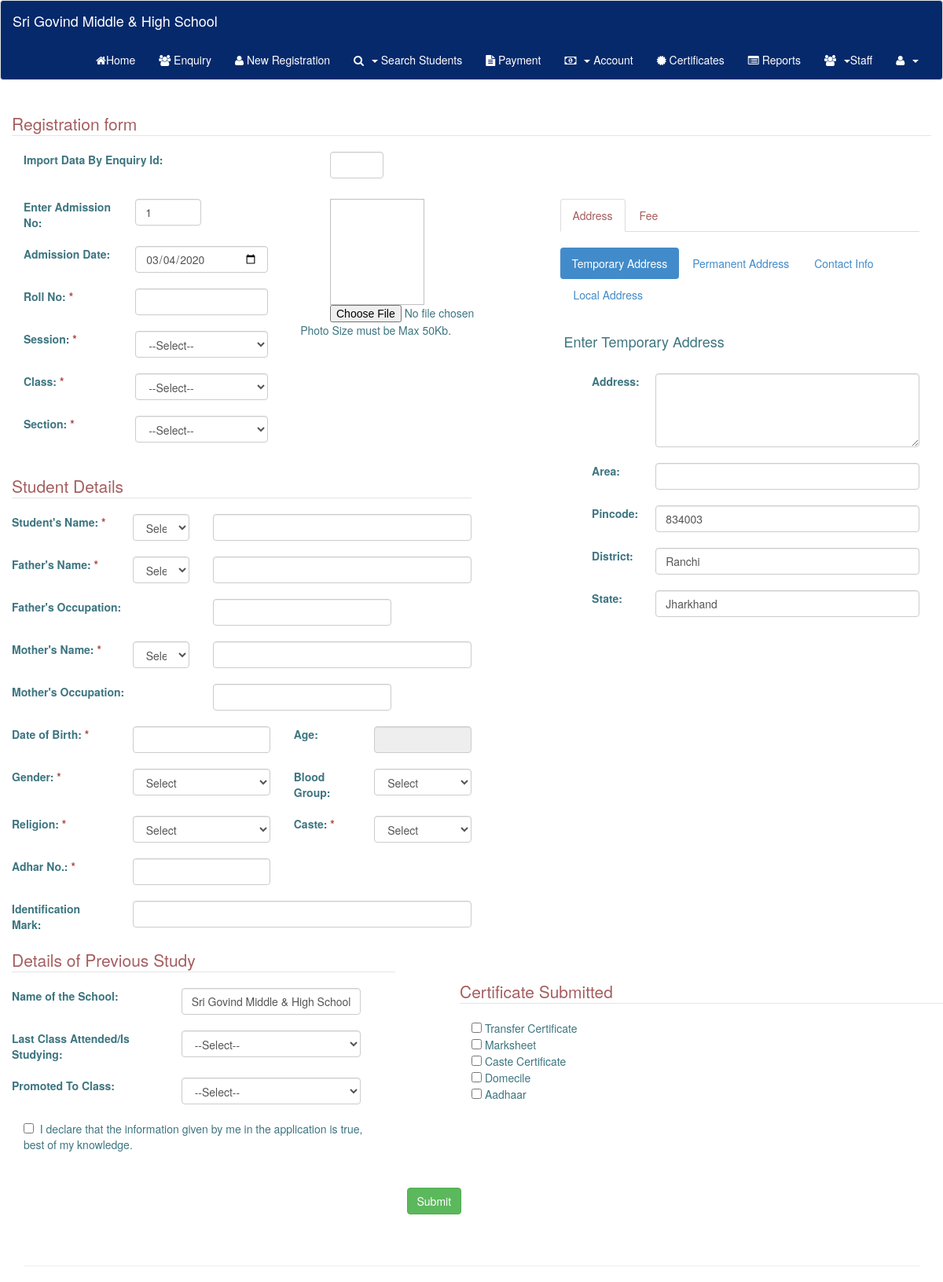
Page /admission.php (signed in) on the earlier database version.
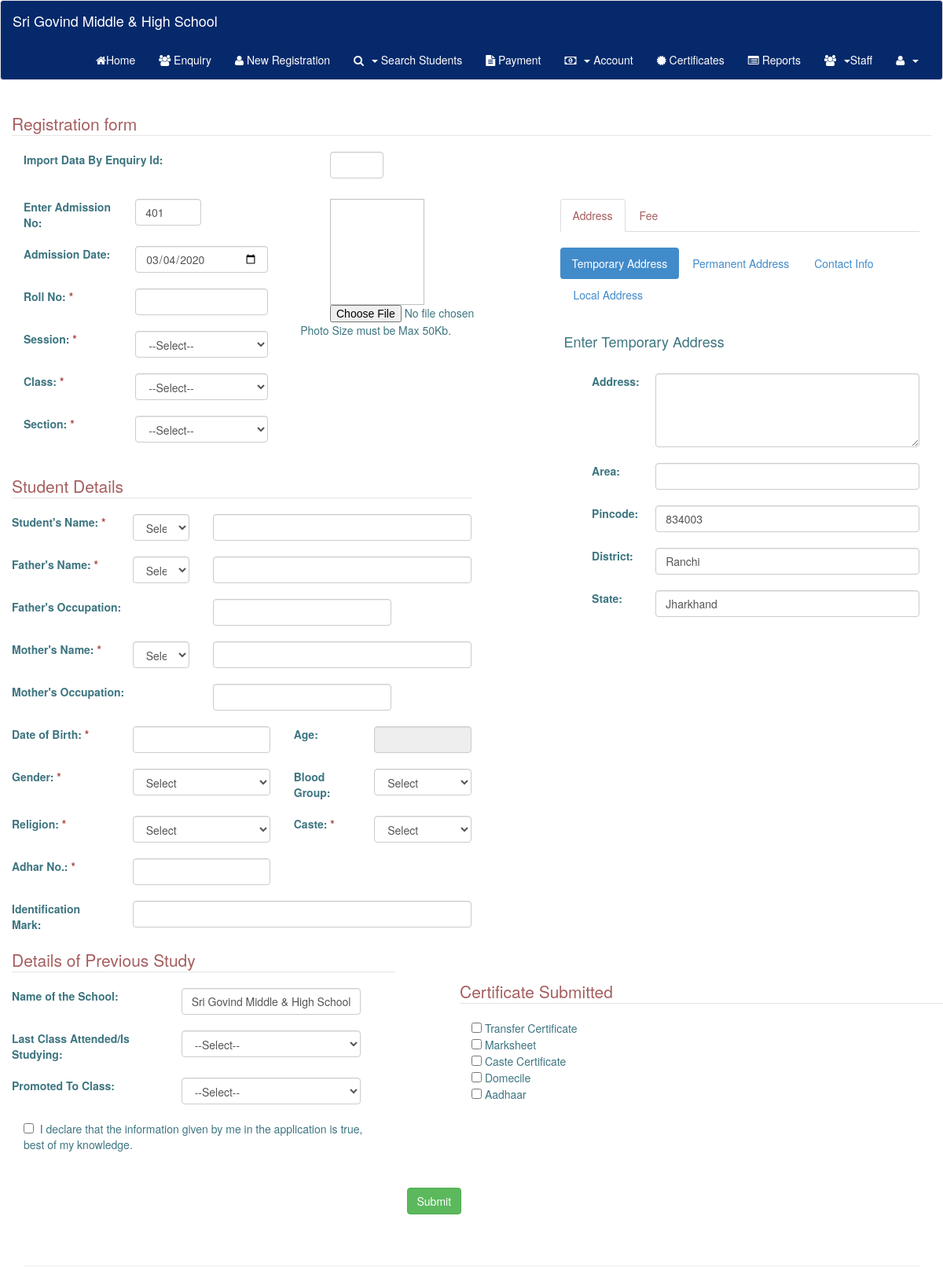
Same page on the later database version.
### tables this page shows
CREATE TABLE `new_registration` (
  `admission_no` int(11) NOT NULL,
  `admission_date` varchar(255) NOT NULL,
  `roll_no` varchar(255) NOT NULL,
  `session` varchar(255) NOT NULL,
  `class` varchar(255) NOT NULL,
  `section` varchar(255) NOT NULL,
  `name` varchar(255) NOT NULL,
  `father_name` varchar(255) NOT NULL,
  `father_occup` varchar(255) NOT NULL,
  `mother_name` varchar(255) NOT NULL,
  `mother_occup` varchar(255) NOT NULL,
  `dob` date NOT NULL,
  `age` varchar(255) NOT NULL,
  `gender` varchar(255) NOT NULL,
  `blood_group` varchar(255) NOT NULL,
  `religion` varchar(255) NOT NULL,
  `caste` varchar(255) NOT NULL,
  `adhar_no` varchar(50) NOT NULL,
  `identification` varchar(255) NOT NULL,
  `previous_school` varchar(255) NOT NULL,
  `previous_class` varchar(255) NOT NULL,
  `promoted` varchar(255) NOT NULL,
  `transfer_certificate` varchar(255) NOT NULL,
  `marksheet` varchar(255) NOT NULL,
  `caste_certificate` varchar(255) NOT NULL,
  `domecile` varchar(255) NOT NULL,
  `photo` varchar(255) NOT NULL
);

### admission.php (the view, shortened to what the changed rows need)
<?php
  include('dbconnection.php');
  $select="select admission_no from new_registration order by admission_no desc limit 1 ";
  $rs=mysqli_query($link,$select);
  $array=mysqli_fetch_array($rs);
	$admission_no=$array['admission_no']+1;
 ?>
<!DOCTYPE html PUBLIC "-//W3C//DTD XHTML 1.0 Transitional//EN" "http://www.w3.org/TR/xhtml1/DTD/xhtml1-transitional.dtd">
<html xmlns="http://www.w3.org/1999/xhtml">
<head>
<link href="bootstrap/css/bootstrap.min.css" rel="stylesheet"/>
<link href="bootstrap/font-awesome-4.6.3/css/font-awesome.min.css" rel="stylesheet"/>
<link href="bootstrap/css/bootstrap.css" rel="stylesheet" media="screen" />
<link class="jsbin" href="http://ajax.googleapis.com/ajax/libs/jqueryui/1/themes/base/jquery-ui.css" rel="stylesheet" type="text/css" />
<link href="bootstrap/css/jquery.datepick.css" rel="stylesheet">
<link href="http://ajax.googleapis.com/ajax/libs/jqueryui/1.10.4/themes/smoothness/jquery-ui.css" rel="stylesheet"/>
</head>
<body>
   <div class="container" style=" color:#3D7580;">
     <div class="row">
                                <br /><br /><br />
     	<div class="container-fluid">
        	<form action="add_student.php" method="post" enctype="multipart/form-data">
            	<div class="row">
                	<div class="col-lg-6 col-md-6 col-sm-12 col-xs-12">
                    	<div class="row">
                        	<div class="col-lg-7 col-md-7 col-sm-12 col-xs-12">
                            	<div class="row">
                                    <div class="col-lg-4 col-md-4" >
                                    	<input type="text" name="adm" id="adm" class="form-control" value="<?php echo $admission_no; ?>" />
                                    </div>
                                </div><br />
                                <br />
                                <br />
                                <br />
                                <br />
                                <br />
                            </div>
                            <br /><br />
                        </div>
                        <br />
                    </div>
                </div>
                <br /><br /><hr />
            </form>
        </div>
   	 </div>
  </div>
</body>
</html>

Differences in the rows shown:
added new_registration: adm "401"
Other differences:
form field adm: "1" → (not shown)
